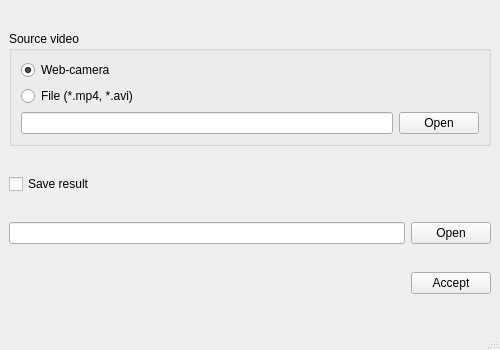
<?xml version="1.0" encoding="UTF-8"?>
<ui version="4.0">
 <class>MainWindow</class>
 <widget class="QMainWindow" name="MainWindow">
  <property name="windowModality">
   <enum>Qt::WindowModal</enum>
  </property>
  <property name="geometry">
   <rect>
    <x>0</x>
    <y>0</y>
    <width>500</width>
    <height>350</height>
   </rect>
  </property>
  <property name="sizePolicy">
   <sizepolicy hsizetype="Expanding" vsizetype="Expanding">
    <horstretch>0</horstretch>
    <verstretch>0</verstretch>
   </sizepolicy>
  </property>
  <property name="minimumSize">
   <size>
    <width>500</width>
    <height>350</height>
   </size>
  </property>
  <property name="mouseTracking">
   <bool>false</bool>
  </property>
  <property name="tabletTracking">
   <bool>false</bool>
  </property>
  <property name="contextMenuPolicy">
   <enum>Qt::DefaultContextMenu</enum>
  </property>
  <property name="windowTitle">
   <string>Parameteters</string>
  </property>
  <property name="locale">
   <locale language="English" country="UnitedStates"/>
  </property>
  <property name="toolButtonStyle">
   <enum>Qt::ToolButtonIconOnly</enum>
  </property>
  <property name="tabShape">
   <enum>QTabWidget::Rounded</enum>
  </property>
  <property name="dockOptions">
   <set>QMainWindow::AllowTabbedDocks|QMainWindow::AnimatedDocks</set>
  </property>
  <widget class="QWidget" name="widget">
   <property name="sizePolicy">
    <sizepolicy hsizetype="Preferred" vsizetype="Preferred">
     <horstretch>0</horstretch>
     <verstretch>0</verstretch>
    </sizepolicy>
   </property>
   <layout class="QGridLayout" name="gridLayout">
    <item row="3" column="0">
     <widget class="QLineEdit" name="lineEdit_2">
      <property name="enabled">
       <bool>true</bool>
      </property>
      <property name="sizePolicy">
       <sizepolicy hsizetype="Preferred" vsizetype="Fixed">
        <horstretch>0</horstretch>
        <verstretch>0</verstretch>
       </sizepolicy>
      </property>
     </widget>
    </item>
    <item row="3" column="1">
     <widget class="QPushButton" name="pushButton_3">
      <property name="sizePolicy">
       <sizepolicy hsizetype="Fixed" vsizetype="Fixed">
        <horstretch>0</horstretch>
        <verstretch>0</verstretch>
       </sizepolicy>
      </property>
      <property name="text">
       <string>Open</string>
      </property>
     </widget>
    </item>
    <item row="7" column="1">
     <widget class="QPushButton" name="pushButton">
      <property name="sizePolicy">
       <sizepolicy hsizetype="Fixed" vsizetype="Fixed">
        <horstretch>0</horstretch>
        <verstretch>0</verstretch>
       </sizepolicy>
      </property>
      <property name="contextMenuPolicy">
       <enum>Qt::DefaultContextMenu</enum>
      </property>
      <property name="text">
       <string>Accept</string>
      </property>
     </widget>
    </item>
    <item row="0" column="0" colspan="2">
     <widget class="QGroupBox" name="groupBox">
      <property name="enabled">
       <bool>true</bool>
      </property>
      <property name="sizePolicy">
       <sizepolicy hsizetype="Preferred" vsizetype="Fixed">
        <horstretch>11</horstretch>
        <verstretch>0</verstretch>
       </sizepolicy>
      </property>
      <property name="title">
       <string>Source video</string>
      </property>
      <property name="flat">
       <bool>false</bool>
      </property>
      <layout class="QGridLayout" name="gridLayout_2">
       <item row="0" column="0">
        <widget class="QRadioButton" name="radioButton">
         <property name="text">
          <string>Web-camera</string>
         </property>
         <property name="checked">
          <bool>true</bool>
         </property>
        </widget>
       </item>
       <item row="1" column="0">
        <widget class="QRadioButton" name="radioButton_2">
         <property name="text">
          <string>File (*.mp4, *.avi)</string>
         </property>
        </widget>
       </item>
       <item row="2" column="0">
        <widget class="QLineEdit" name="lineEdit">
         <property name="text">
          <string/>
         </property>
        </widget>
       </item>
       <item row="2" column="1">
        <widget class="QPushButton" name="pushButton_2">
         <property name="text">
          <string>Open</string>
         </property>
        </widget>
       </item>
      </layout>
     </widget>
    </item>
    <item row="1" column="0">
     <widget class="QCheckBox" name="checkBox">
      <property name="sizePolicy">
       <sizepolicy hsizetype="Minimum" vsizetype="Fixed">
        <horstretch>0</horstretch>
        <verstretch>0</verstretch>
       </sizepolicy>
      </property>
      <property name="text">
       <string>Save result</string>
      </property>
     </widget>
    </item>
   </layout>
  </widget>
  <widget class="QStatusBar" name="statusbar"/>
 </widget>
 <resources/>
 <connections/>
</ui>
